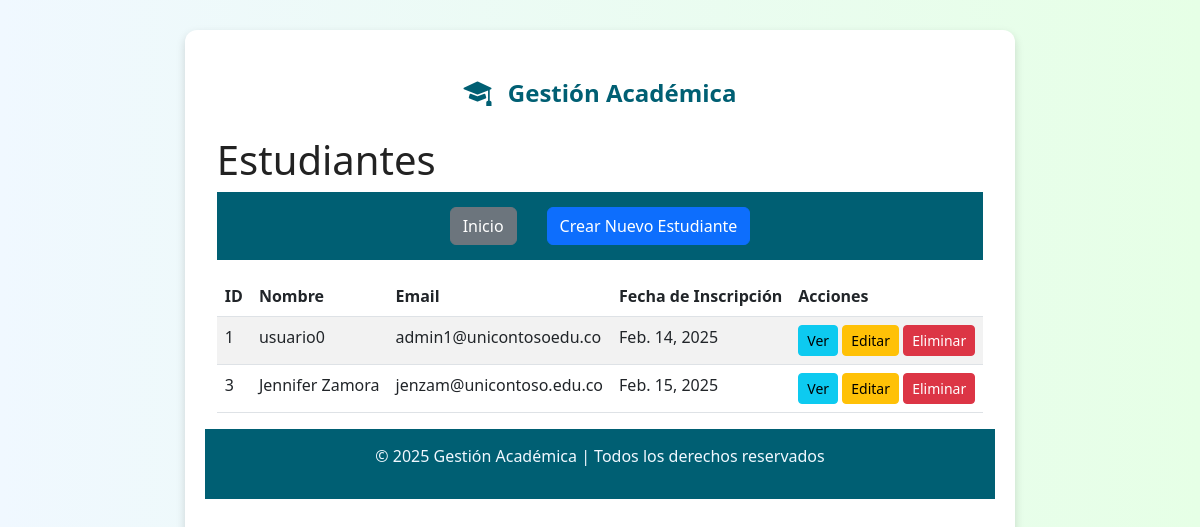
The page /estudiantes/ on the database its author committed.
### gestion_academica/models.py (models this page shows, shortened)
class Usuario(models.Model):
    nombre = models.CharField(max_length=100)
    email = models.EmailField(unique=True)
    telefono = models.CharField(max_length=15, blank=True, null=True)
    class Meta:
        abstract = True

class Estudiante(Usuario):
    fecha_inscripcion = models.DateField()

### gestion_academica/views.py (the view)
# urls.py: path('estudiantes/', views.lista_estudiantes, name='lista_estudiantes'),
def lista_estudiantes(request):
    estudiantes = Estudiante.objects.all()
    return render(request, 'gestion_academica/lista_estudiantes.html', {'estudiantes': estudiantes})

### gestion_academica/templates/gestion_academica/lista_estudiantes.html
{% extends "base.html" %}
{% block content %}
<div class="container">
    <h1 class="mt-4">Estudiantes</h1>
    <nav class="mb-3">
        <a href="{% url 'home' %}" class="btn btn-secondary">Inicio</a>
        <a href="{% url 'crear_estudiante' %}" class="btn btn-primary">Crear Nuevo Estudiante</a>
    </nav>
    <table class="table table-striped">
        <thead>
            <tr>
                <th>ID</th>
                <th>Nombre</th>
                <th>Email</th>
                <th>Fecha de Inscripción</th>
                <th>Acciones</th>
            </tr>
        </thead>
        <tbody>
            {% for estudiante in estudiantes %}
                <tr>
                    <td>{{ estudiante.id }}</td>
                    <td>{{ estudiante.nombre }} {{ estudiante.apellido }}</td>
                    <td>{{ estudiante.email }}</td>
                    <td>{{ estudiante.fecha_inscripcion }}</td>
                    <td>
                        <a href="{% url 'detalle_estudiante' estudiante.id %}" class="btn btn-info btn-sm">Ver</a>
                        <a href="{% url 'editar_estudiante' estudiante.id %}" class="btn btn-warning btn-sm">Editar</a>
                        <a href="{% url 'eliminar_estudiante' estudiante.id %}" class="btn btn-danger btn-sm">Eliminar</a>
                    </td>
                </tr>
            {% empty %}
                <tr>
                    <td colspan="5" class="text-center">No hay estudiantes registrados.</td>
                </tr>
            {% endfor %}
        </tbody>
    </table>
</div>
{% endblock %}

### gestion_academica/templates/base.html (style rules this page uses)
html, body { height: 100%; display: flex; flex-direction: column; margin: 0; background: linear-gradient(to right, #f0f8ff, #e6ffe6); font-family: 'Segoe UI', sans-serif; color: #222; }
nav { background-color: #005f73; padding: 15px; display: flex; justify-content: center; align-items: center; }
nav a { color: #f0f8ff; margin: 0 15px; text-decoration: none; font-weight: bold; }

### rows shown on the page
Estudiante: id "1", nombre "usuario0", email "admin1@unicontosoedu.co", fecha_inscripcion "Feb. 14, 2025"
Estudiante: id "3", nombre "Jennifer Zamora", email "jenzam@unicontoso.edu.co", fecha_inscripcion "Feb. 15, 2025"
